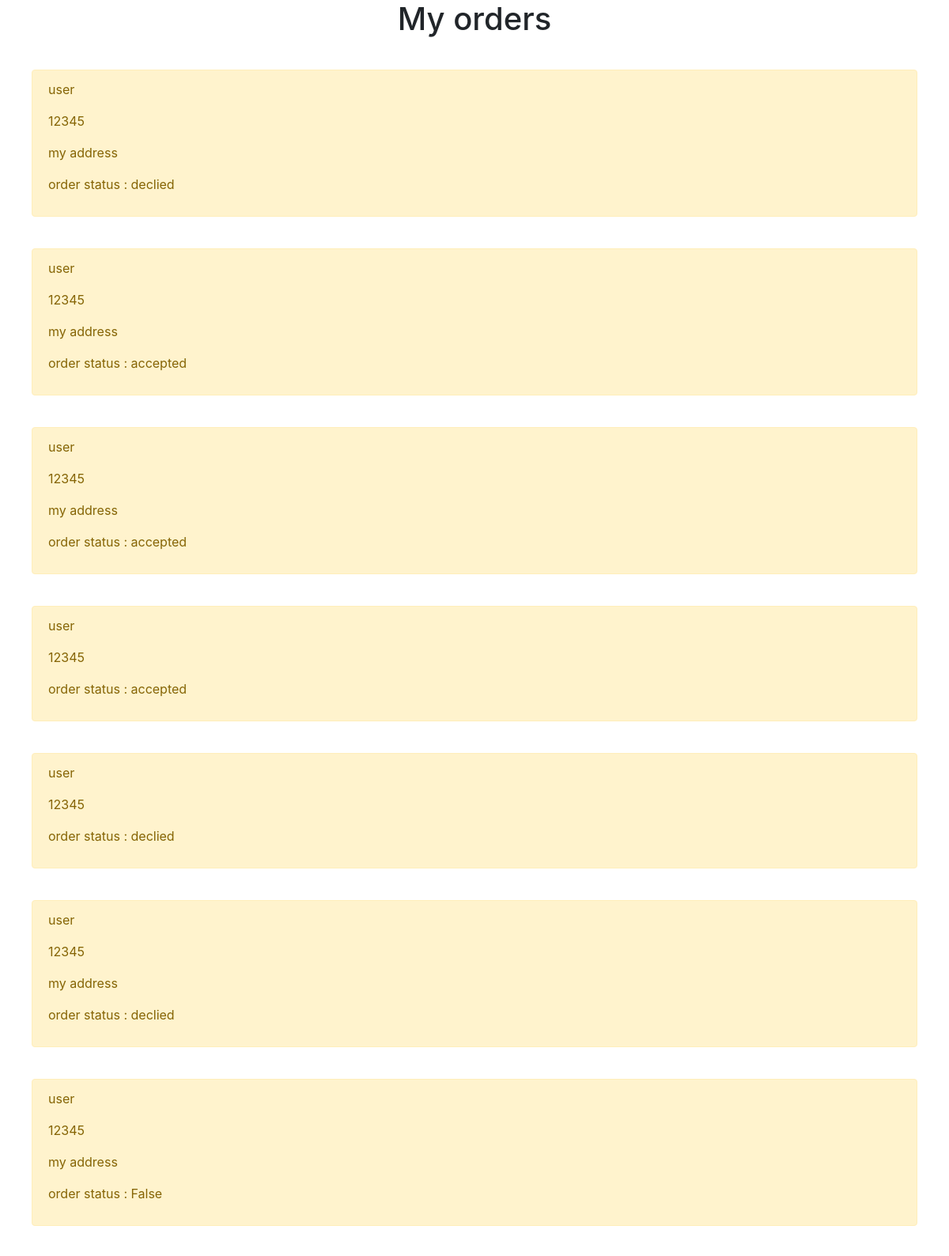
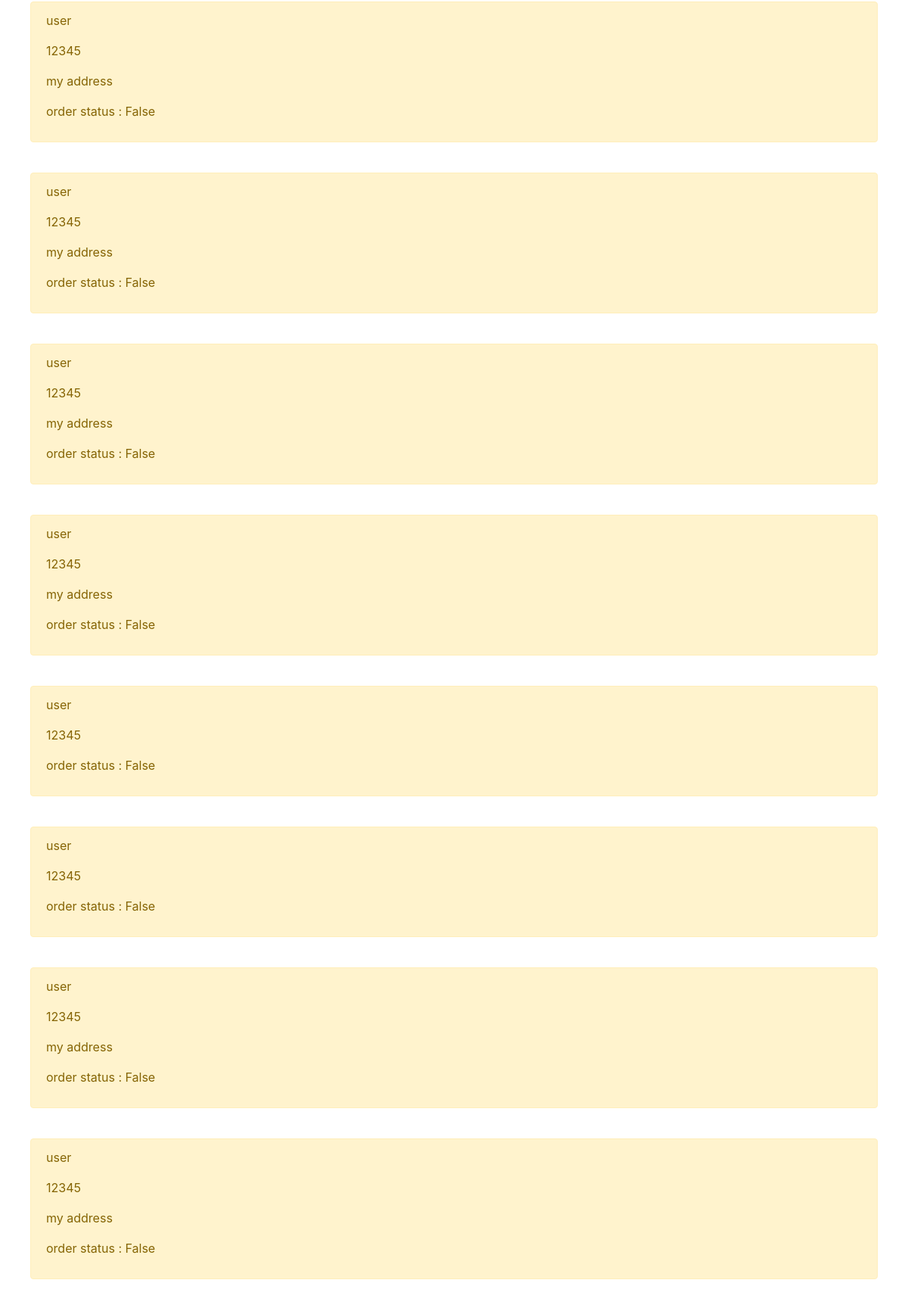
The page /userorders/ (signed in, upper part) on the database its author committed (2 pictures, top to bottom).
### pizzaapp/models.py (models this page shows)
class OrderModel(models.Model):
	username = models.CharField(max_length = 10)
	phoneno = models.CharField(max_length = 10)
	address = models.CharField(max_length = 100)
	ordereditems = models.CharField(max_length = 100)
	status = models.CharField(max_length = 10, default='pending')

### pizzaapp/views.py (the view)
# urls.py: path('userorders/',userorders, name='userorders'),
def userorders(request):
	orders = OrderModel.objects.filter(username=request.user.username)
	context={'orders':orders}
	return render(request, 'userorders.html',context)

### pizzaapp/templates/userorders.html (shortened to what this page needs)
{% extends 'base.html' %}
{% block content %}
<h1 style="text-align: center;">My orders</h1>
{% for order in orders%}
<div style="margin: 40px;" class="alert alert-warning" role="alert">
	<p>{{ order.username }}</p>
	<p>{{ order.phoneno }}</p>
	<p>{{ order.address }}</p>
	<p>order status : {{ order.status }}</p>
</div>
{% endfor %}
{% endblock %}

### rows shown on the page
OrderModel: username "user", phoneno "12345", address "my address", status "declied"
OrderModel: username "user", phoneno "12345", address "my address", status "accepted"
OrderModel: username "user", phoneno "12345", address "my address", status "accepted"
OrderModel: username "user", phoneno "12345", status "accepted"
OrderModel: username "user", phoneno "12345", status "declied"
OrderModel: username "user", phoneno "12345", address "my address", status "declied"
OrderModel: username "user", phoneno "12345", address "my address", status "False"
OrderModel: username "user", phoneno "12345", address "my address", status "False"
OrderModel: username "user", phoneno "12345", address "my address", status "False"
OrderModel: username "user", phoneno "12345", address "my address", status "False"
OrderModel: username "user", phoneno "12345", address "my address", status "False"
OrderModel: username "user", phoneno "12345", status "False"
OrderModel: username "user", phoneno "12345", status "False"
OrderModel: username "user", phoneno "12345", address "my address", status "False"
OrderModel: username "user", phoneno "12345", address "my address", status "False"
